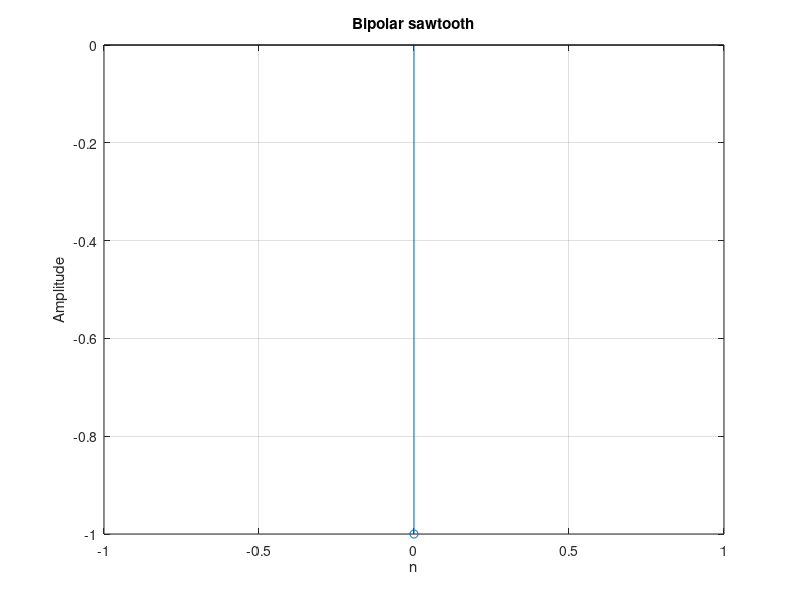

Write MATLAB code to recreate this figure.
% assignment 4 q 4
%% clear
clc;
clear all;
close all;

%% generating sequence
% take frequency
f = abs(input('Frequency : '));
% points per cycle
p = 1/f;

% sawtooth
y = [];

% single cycle of wave
% sampling frequency is (upper_limit-lower_limit)/points_per_cycle
cycle = -1:2/p:1;
% loop to generate wave upto 5 cycles
for i = 1:5
    % remove last element
    y = y(1:end-1);
    % appending a cycle to wave
    y = [y cycle];
end

% set n range
n = 0:length(y)-1;

%% plot actual waves
stem(n,y);
title('Bipolar sawtooth');
xlabel('n');
ylabel('Amplitude');
grid on;